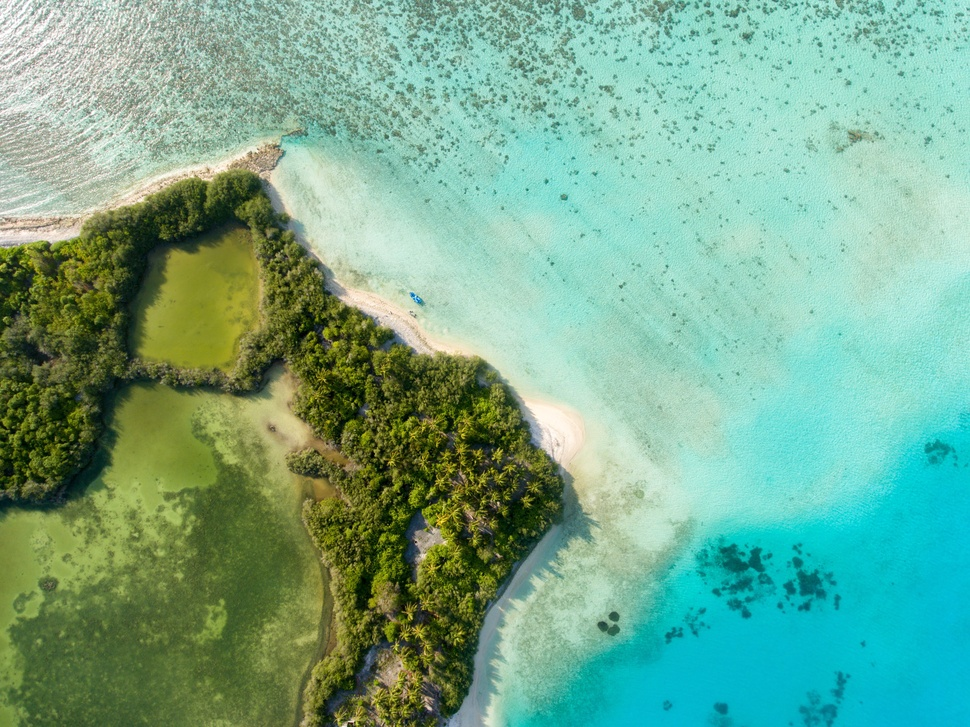
#> input picture data/land_water.jpeg, 970 x 727 px, shrunk from 3992 x 2992 before the run
$ jupyter execute Solucion_Ejercicio3.ipynb
#> lines starting #> are read from the running program, lines starting #| are printed output that depends on the picture
[cell 1]
from sklearn import cluster
import numpy as np
import matplotlib.pyplot as plt

[cell 2]
import cv2
land_water = cv2.imread("data/land_water.jpeg")
#> land_water is the input picture: shape (727, 970, 3); mean B, G, R 141.3, 169.4, 117.3

[cell 3]
plt.imshow(cv2.cvtColor(land_water,cv2.COLOR_BGR2RGB)) #Imagen 1

[cell 4]
vectorized = land_water.reshape((-1,3))

[cell 5]
vectorized.shape
#> Out = (705190, 3)

[cell 6]
vectorized = np.float32(vectorized)

[cell 7]
k_means = cluster.KMeans(n_clusters=3) #Clusterizar
_ = k_means.fit(vectorized)

[cell 8]
X_clustered = k_means.labels_ #Extraer los labels

[cell 9]
X_clustered.shape

[cell 10]
X_clustered

[cell 11]
X_clustered = X_clustered.reshape(land_water.shape[:2])

[cell 12]
X_clustered

[cell 13]
plt.imshow(X_clustered)
plt.show()
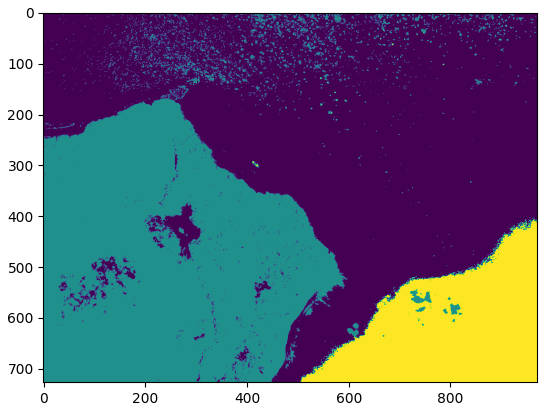
#> figure drawn by matplotlib, 1 panel


$ run again, with data/left.jpeg copied over data/land_water.jpeg
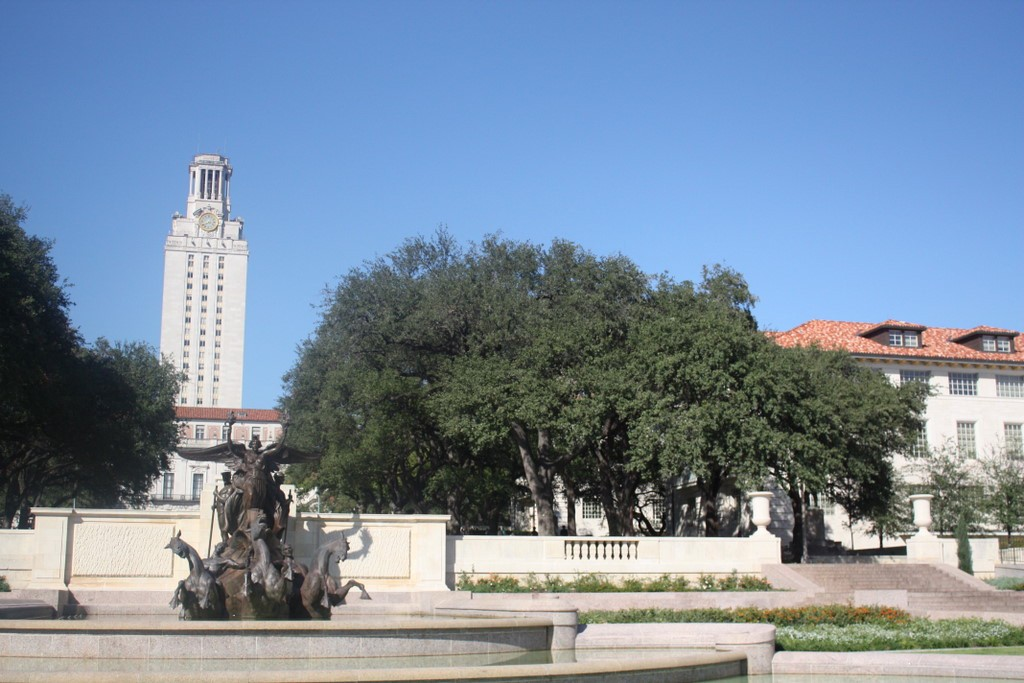
#> input picture data/left.jpeg, 1024 x 683 px
#> land_water is the input picture: shape (683, 1024, 3); mean B, G, R 159.3, 139.8, 122
#> `plt.show()`:
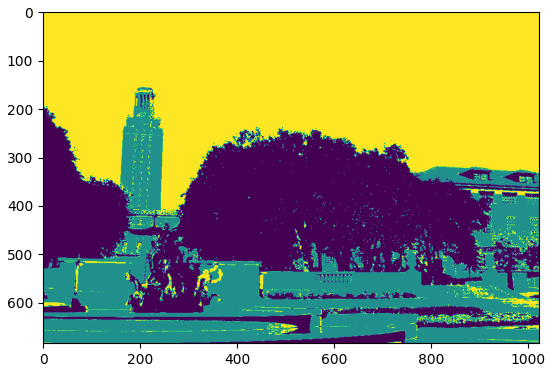
#> figure drawn by matplotlib, 1 panel

$ run again, with data/right.jpeg copied over data/land_water.jpeg
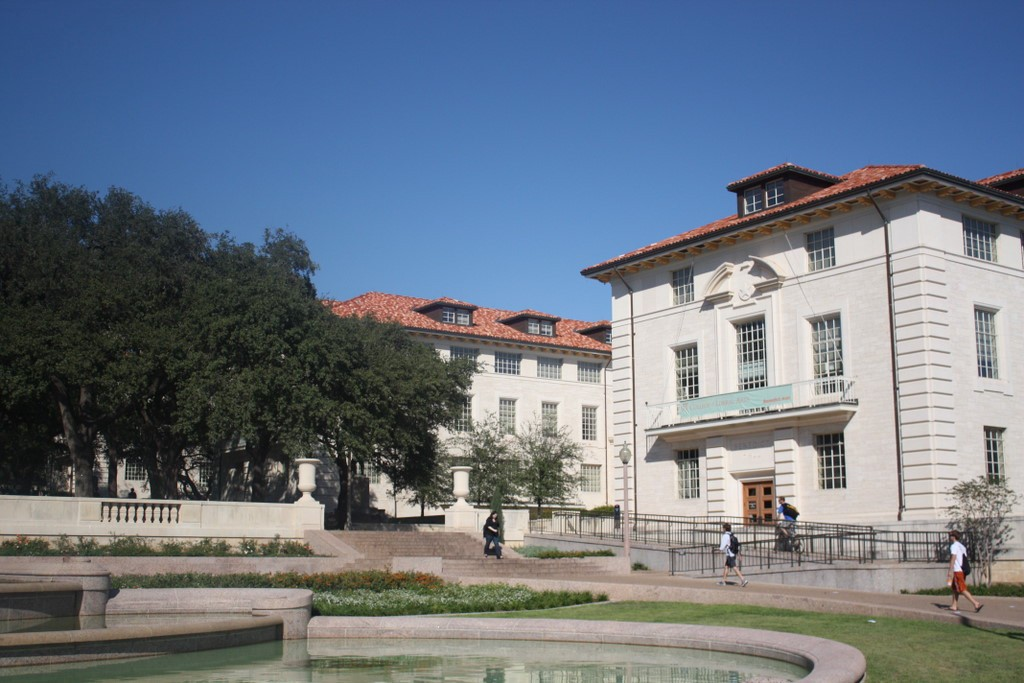
#> input picture data/right.jpeg, 1024 x 683 px
#> land_water is the input picture: shape (683, 1024, 3); mean B, G, R 132.3, 118.7, 107.9
#> `plt.show()`:
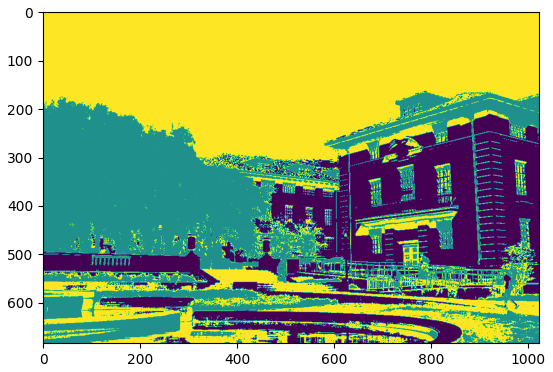
#> figure drawn by matplotlib, 1 panel
